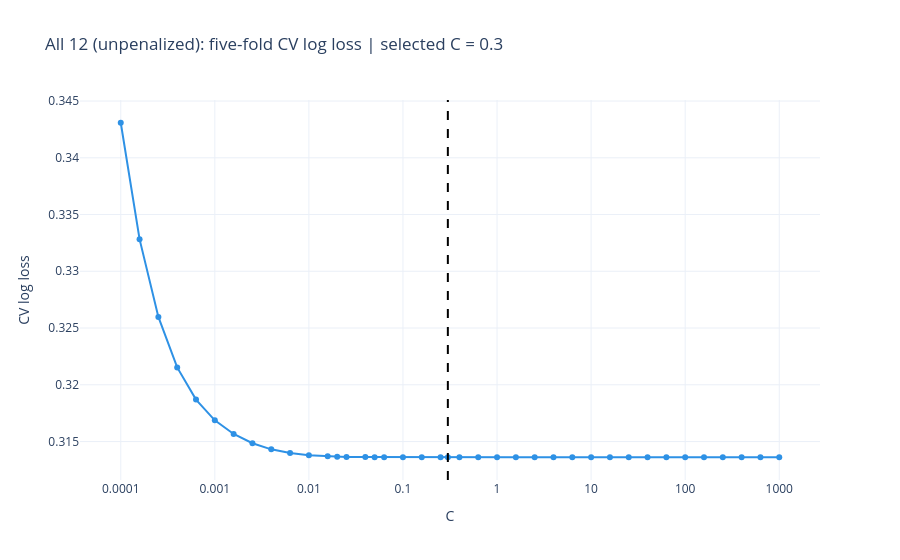
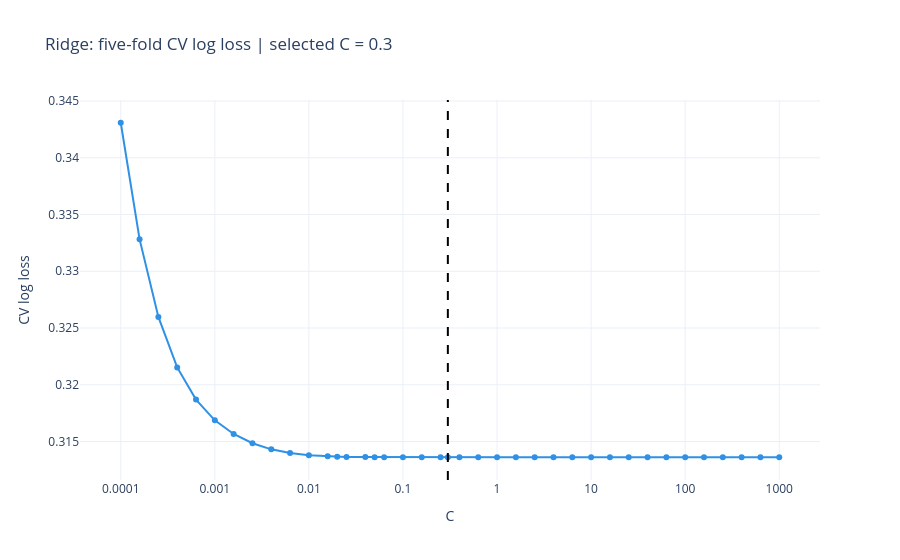
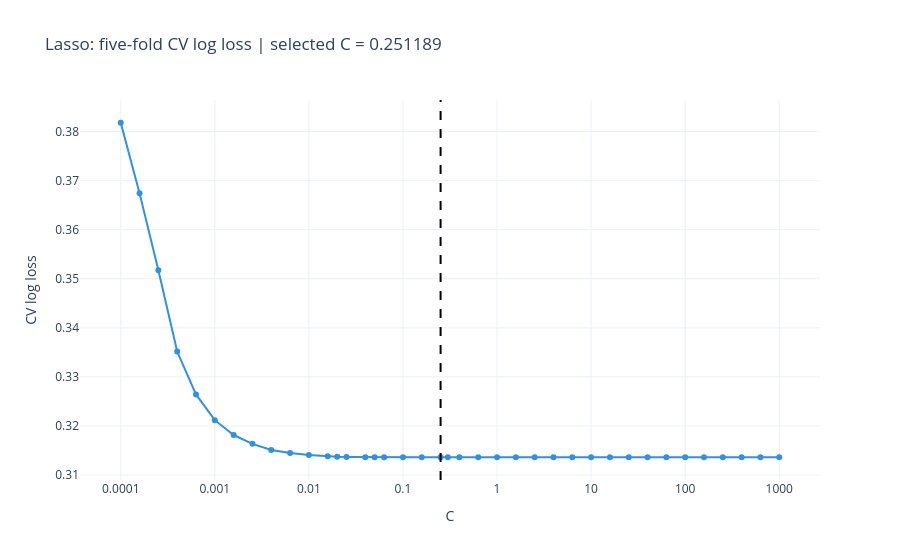

Notebook code for these charts, in order:
### Code cell
for name, search in searches.items():
    chosen_C = search.best_params_["model__C"]
    fig = px.line(
        cv_results[cv_results["Model"] == name],
        x="C", y="CV log loss", log_x=True, markers=True,
        title=f"{name}: five-fold CV log loss | selected C = {chosen_C:g}"
    )
    fig.add_vline(x=chosen_C, line_dash="dash", line_color="black")
    fig.update_xaxes(tickvals=[0.0001, 0.001, 0.01, 0.1, 1, 10, 100, 1000],
                     ticktext=["0.0001", "0.001", "0.01", "0.1", "1", "10", "100", "1000"])
    fig.show()

### Figure 1 — Plotly figure (JSON) as saved in the notebook; plotly's stock layout.template omitted (floating-point values rounded to 4 significant figures)
{"data": [{"hovertemplate": "C=%{x}<br>CV log loss=%{y}<extra></extra>", "legendgroup": "", "line": {"color": "#2E91E5", "dash": "solid"}, "marker": {"symbol": "circle"}, "mode": "lines+markers", "name": "", "orientation": "v", "showlegend": false, "type": "scatter", "x": [0.0001, 0.0001585, 0.0002512, 0.0003981, 0.000631, 0.001, 0.001585, 0.002512, 0.003981, 0.00631, 0.01, 0.01585, 0.02, 0.02512, 0.03981, 0.05, 0.0631, 0.1, 0.1585, 0.2512, 0.3, 0.3981, 0.631, 1.0, 1.585, 2.512, 3.981, 6.31, 10.0, 15.85, 25.12, 39.81, 63.1, 100.0, 158.5, 251.2, 398.1, 631.0, 1000.0], "xaxis": "x", "y": [0.3431, 0.3328, 0.326, 0.3215, 0.3187, 0.3169, 0.3157, 0.3148, 0.3143, 0.314, 0.3138, 0.3137, 0.3137, 0.3136, 0.3136, 0.3136, 0.3136, 0.3136, 0.3136, 0.3136, 0.3136, 0.3136, 0.3136, 0.3136, 0.3136, 0.3136, 0.3136, 0.3136, 0.3136, 0.3136, 0.3136, 0.3136, 0.3136, 0.3136, 0.3136, 0.3136, 0.3136, 0.3136, 0.3136], "yaxis": "y"}], "layout": {"legend": {"tracegroupgap": 0}, "shapes": [{"line": {"color": "black", "dash": "dash"}, "type": "line", "x0": 0.3, "x1": 0.3, "xref": "x", "y0": 0, "y1": 1, "yref": "y domain"}], "title": {"text": "All 12 (unpenalized): five-fold CV log loss | selected C = 0.3"}, "xaxis": {"anchor": "y", "domain": [0, 1], "ticktext": ["0.0001", "0.001", "0.01", "0.1", "1", "10", "100", "1000"], "tickvals": [0.0001, 0.001, 0.01, 0.1, 1, 10, 100, 1000], "title": {"text": "C"}, "type": "log"}, "yaxis": {"anchor": "x", "domain": [0, 1], "title": {"text": "CV log loss"}}}}

### Figure 2 — Plotly figure (JSON) as saved in the notebook; plotly's stock layout.template omitted (floating-point values rounded to 4 significant figures)
{"data": [{"hovertemplate": "C=%{x}<br>CV log loss=%{y}<extra></extra>", "legendgroup": "", "line": {"color": "#2E91E5", "dash": "solid"}, "marker": {"symbol": "circle"}, "mode": "lines+markers", "name": "", "orientation": "v", "showlegend": false, "type": "scatter", "x": [0.0001, 0.0001585, 0.0002512, 0.0003981, 0.000631, 0.001, 0.001585, 0.002512, 0.003981, 0.00631, 0.01, 0.01585, 0.02, 0.02512, 0.03981, 0.05, 0.0631, 0.1, 0.1585, 0.2512, 0.3, 0.3981, 0.631, 1.0, 1.585, 2.512, 3.981, 6.31, 10.0, 15.85, 25.12, 39.81, 63.1, 100.0, 158.5, 251.2, 398.1, 631.0, 1000.0], "xaxis": "x", "y": [0.3431, 0.3328, 0.326, 0.3215, 0.3187, 0.3169, 0.3157, 0.3148, 0.3143, 0.314, 0.3138, 0.3137, 0.3137, 0.3136, 0.3136, 0.3136, 0.3136, 0.3136, 0.3136, 0.3136, 0.3136, 0.3136, 0.3136, 0.3136, 0.3136, 0.3136, 0.3136, 0.3136, 0.3136, 0.3136, 0.3136, 0.3136, 0.3136, 0.3136, 0.3136, 0.3136, 0.3136, 0.3136, 0.3136], "yaxis": "y"}], "layout": {"legend": {"tracegroupgap": 0}, "shapes": [{"line": {"color": "black", "dash": "dash"}, "type": "line", "x0": 0.3, "x1": 0.3, "xref": "x", "y0": 0, "y1": 1, "yref": "y domain"}], "title": {"text": "Ridge: five-fold CV log loss | selected C = 0.3"}, "xaxis": {"anchor": "y", "domain": [0, 1], "ticktext": ["0.0001", "0.001", "0.01", "0.1", "1", "10", "100", "1000"], "tickvals": [0.0001, 0.001, 0.01, 0.1, 1, 10, 100, 1000], "title": {"text": "C"}, "type": "log"}, "yaxis": {"anchor": "x", "domain": [0, 1], "title": {"text": "CV log loss"}}}}

### Figure 3 — Plotly figure (JSON) as saved in the notebook; plotly's stock layout.template omitted (floating-point values rounded to 4 significant figures)
{"data": [{"hovertemplate": "C=%{x}<br>CV log loss=%{y}<extra></extra>", "legendgroup": "", "line": {"color": "#2E91E5", "dash": "solid"}, "marker": {"symbol": "circle"}, "mode": "lines+markers", "name": "", "orientation": "v", "showlegend": false, "type": "scatter", "x": [0.0001, 0.0001585, 0.0002512, 0.0003981, 0.000631, 0.001, 0.001585, 0.002512, 0.003981, 0.00631, 0.01, 0.01585, 0.02, 0.02512, 0.03981, 0.05, 0.0631, 0.1, 0.1585, 0.2512, 0.3, 0.3981, 0.631, 1.0, 1.585, 2.512, 3.981, 6.31, 10.0, 15.85, 25.12, 39.81, 63.1, 100.0, 158.5, 251.2, 398.1, 631.0, 1000.0], "xaxis": "x", "y": [0.3818, 0.3675, 0.3518, 0.3352, 0.3264, 0.3212, 0.3181, 0.3163, 0.3151, 0.3145, 0.3141, 0.3138, 0.3137, 0.3137, 0.3136, 0.3136, 0.3136, 0.3136, 0.3136, 0.3136, 0.3136, 0.3136, 0.3136, 0.3136, 0.3136, 0.3136, 0.3136, 0.3136, 0.3136, 0.3136, 0.3136, 0.3136, 0.3136, 0.3136, 0.3136, 0.3136, 0.3136, 0.3136, 0.3136], "yaxis": "y"}], "layout": {"legend": {"tracegroupgap": 0}, "shapes": [{"line": {"color": "black", "dash": "dash"}, "type": "line", "x0": 0.2512, "x1": 0.2512, "xref": "x", "y0": 0, "y1": 1, "yref": "y domain"}], "title": {"text": "Lasso: five-fold CV log loss | selected C = 0.251189"}, "xaxis": {"anchor": "y", "domain": [0, 1], "ticktext": ["0.0001", "0.001", "0.01", "0.1", "1", "10", "100", "1000"], "tickvals": [0.0001, 0.001, 0.01, 0.1, 1, 10, 100, 1000], "title": {"text": "C"}, "type": "log"}, "yaxis": {"anchor": "x", "domain": [0, 1], "title": {"text": "CV log loss"}}}}
